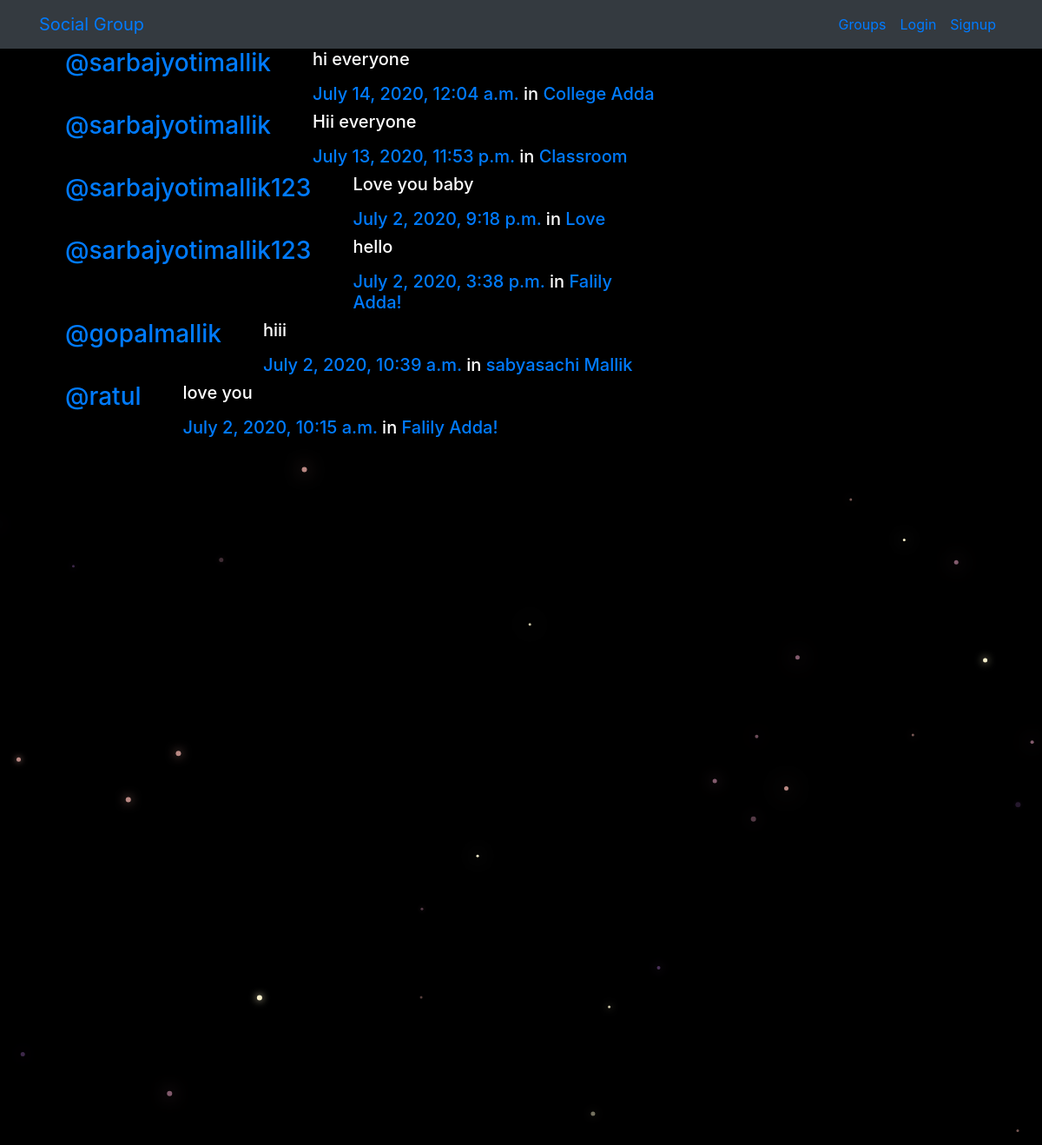
/posts/, run on the app's committed database.
### posts/models.py (models this page shows, shortened)
class Post(models.Model):
    user = models.ForeignKey(User,related_name='posts',on_delete=models.CASCADE)
    created_at = models.DateTimeField(default=timezone.now)
    message = models.TextField()
    message_html = models.TextField(editable=False)
    group = models.ForeignKey(Group,related_name='posts',blank=True,null=True,on_delete=models.CASCADE)
    class Meta:
        ordering = ['-created_at']
        unique_together = ['user','message']

### groups/models.py (models this page shows, shortened)
class Group(models.Model):
    name = models.CharField(max_length=255,unique=True)
    slug = models.SlugField(allow_unicode=True,unique=True)
    description = models.TextField(blank=True,default='')
    description_html = models.TextField(editable=False,default='',blank=True)
    members = models.ManyToManyField(User,through='GroupMember')
    class Meta:
        ordering = ['name']

### posts/views.py (the view)
# urls.py: path('',views.PostList.as_view(),name='all'),
class PostList(SelectRelatedMixin, generic.ListView):
    model = models.Post
    select_related = ("user", "group")

### posts/templates/posts/post_list.html (shortened to what this page needs)
{% extends 'posts/post_base.html' %}
{% load humanize %}
{% block post_content %}
<div class="col-md-8">
    {% for post in post_list %}
        {% include 'posts/_post.html' %}
    {% endfor %}
</div>
{% endblock  %}

### posts/templates/posts/_post.html (shortened to what this page needs)
<div class="media">
    <h3 class="mr-5"><a href="{% url 'posts:for_user' username=post.user.username %}">@{{post.user.username}}</a></h3>
    <div class="media-body">
        <h5>{{post.message_html|safe}}
            <span><a href="{% url 'posts:single' username=post.user.username pk=post.pk %}">{{post.created_at}}</a></span>
            {% if post.group %}
            <span class="group-name">in <a href="#">{{post.group.name}}</a></span>
            {% endif %}
        </h5>
    </div>
</div>

### static/simplesocial/css/master.css (style rules this page uses)
body { margin: 0; overflow: hidden; background-color: black; color:white; }

### data on the page
Post: user.username "sarbajyotimallik", message_html "hi everyone", created_at "July 14, 2020, 12:04 a.m.", group.name "College Adda"
Post: user.username "sarbajyotimallik", message_html "Hii everyone", created_at "July 13, 2020, 11:53 p.m.", group.name "Classroom"
Post: user.username "sarbajyotimallik123", message_html "Love you baby", created_at "July 2, 2020, 9:18 p.m.", group.name "Love"
Post: user.username "sarbajyotimallik123", message_html "hello", created_at "July 2, 2020, 3:38 p.m.", group.name "Falily Adda!"
Post: user.username "gopalmallik", message_html "hiii", created_at "July 2, 2020, 10:39 a.m.", group.name "sabyasachi Mallik"
Post: user.username "ratul", message_html "love you", created_at "July 2, 2020, 10:15 a.m.", group.name "Falily Adda!"
